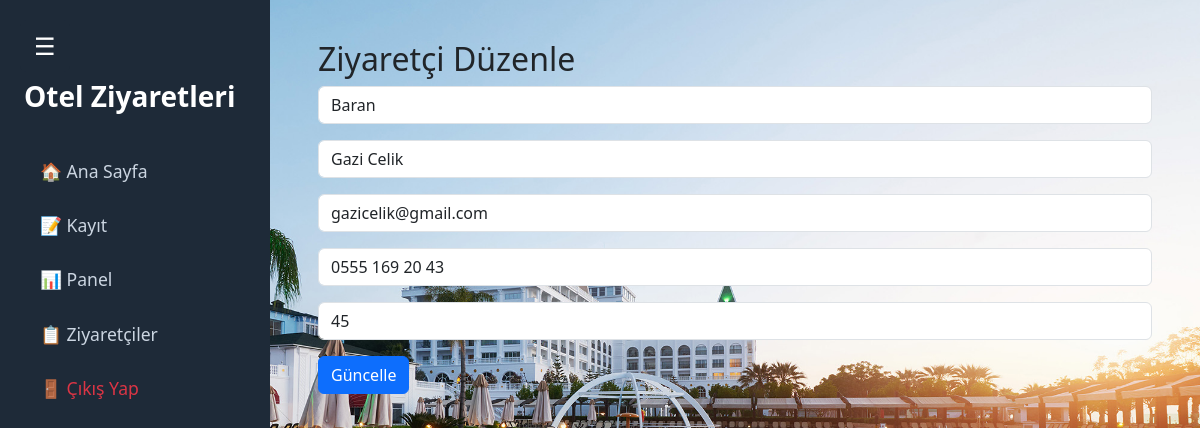
/edit/3 (signed in), run on the app's committed database.
### models.py (models this page shows)
class Visitor(db.Model):
    __tablename__ = 'visitors'
    __table_args__ = {'extend_existing': True}
    id = db.Column(db.Integer, primary_key=True)
    name = db.Column(db.String(150), nullable=False)
    surname = db.Column(db.String(150), nullable=False)
    email = db.Column(db.String(150), nullable=False)
    phone = db.Column(db.String(20), nullable=False)
    room = db.Column(db.String(50), nullable=False)
    visit_date = db.Column(db.DateTime, default=datetime.utcnow)

### app.py (the view, shortened to what this page needs)
@app.route('/edit/<int:visitor_id>', methods=['GET', 'POST'])
@login_required
def edit_visitor(visitor_id):
    visitor = Visitor.query.get_or_404(visitor_id)
    return render_template('edit_visitor.html', visitor=visitor, background_class='editvisitor-background')

### app.py (called while the page is built)
def login_required(f):
    @wraps(f)
    def decorated_function(*args, **kwargs):
        if 'user_id' not in session:
            flash('Öncelikle giriş yapmalısınız.')
            return redirect(url_for('login'))
        return f(*args, **kwargs)
    return decorated_function

@app.before_request
def create_tables():
    db.create_all()

### templates/edit_visitor.html
{% extends "base.html" %}
{% block page_class %}editvisitor-background{% endblock %}
{% block content %}
<h2>Ziyaretçi Düzenle</h2>
<form method="post">
    <div class="mb-3">
        <input type="text" class="form-control" name="name" value="{{ visitor.name }}" placeholder="Ad" required>
    </div>
    <div class="mb-3">
        <input type="text" class="form-control" name="surname" value="{{ visitor.surname }}" placeholder="Soyad" required>
    </div>
    <div class="mb-3">
        <input type="email" class="form-control" name="email" value="{{ visitor.email }}" placeholder="E-posta" required>
    </div>
    <div class="mb-3">
        <input type="tel" class="form-control" name="phone" value="{{ visitor.phone }}" placeholder="Telefon" required>
    </div>
    <div class="mb-3">
        <input type="text" class="form-control" name="room" value="{{ visitor.room }}" placeholder="Oda Numarası / Ziyaret Edilen Yer" required>
    </div>
    <button type="submit" class="btn btn-primary">Güncelle</button>
</form>
{% endblock %}

### static/css/style.css (style rules this page uses)
html, body { margin: 0; padding: 0; height: 100%; font-family: 'Segoe UI', Tahoma, Geneva, Verdana, sans-serif; background-color: #f8f9fa; color: #212529; }

### static/css/backgrounds.css (style rules this page uses)
.editvisitor-background { background-image: url('/static/img/Duzenle.jpg'); background-size: cover; background-position: center; background-repeat: no-repeat; background-attachment: fixed; min-height: 100vh; width: 100%; }

### data on the page
Visitor: name "Baran", surname "Gazi Celik", email "gazicelik@gmail.com", phone "0555 169 20 43", room "45"
